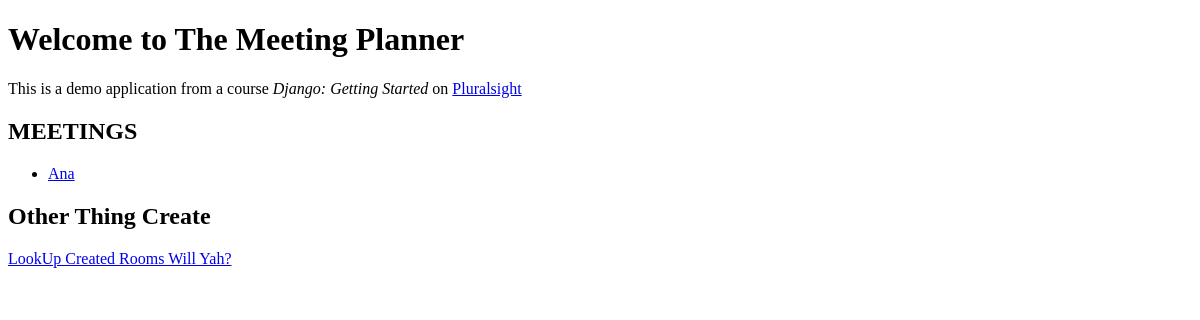
The app's page /, older data.
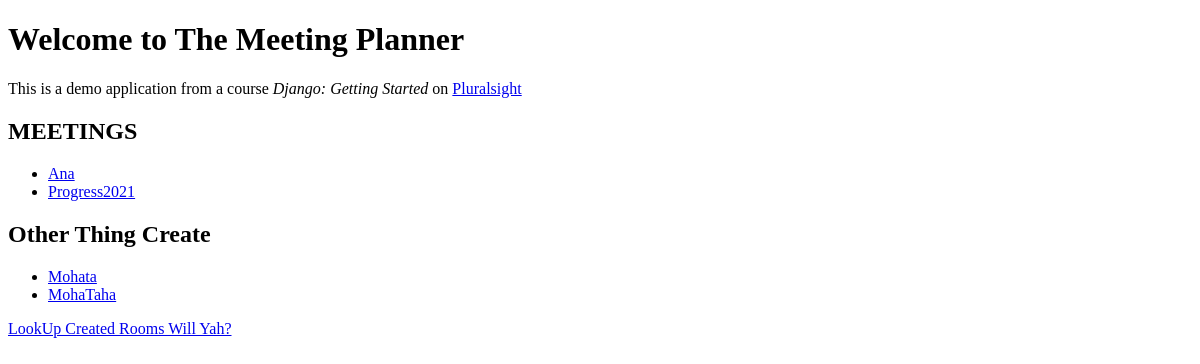
The same page, newer data.
### meetings/models.py (models this page shows)
class Meeting(models.Model):
    title = models.CharField (max_length=100)
    date = models.DateField()
    start_time = models.TimeField(default=time(9))
    duration = models.IntegerField(default=1)
    room = models.ForeignKey(Room, on_delete=models.CASCADE)

### Creative/models.py (models this page shows)
class Name (models.Model):
    name = models.CharField (max_length=100)
    date = models.DateField()
    Number = models.IntegerField(default=1)

### website/views.py (the view)
# urls.py: path('', welcome, name='home'),
def welcome(request):
    return render(request, 'website/welcome.html',
    {
    'meetings':Meeting.objects.all(),
    'create':Name.objects.all()})

### website/templates/website/welcome.html (shortened to what this page needs)
<!DOCTYPE html>
<html lang = 'eng'>
<head>
</head>
<body>
        <h1> Welcome to The Meeting Planner </h1>
        <p>
           This is a demo application from a course
           <em> Django: Getting Started </em>
           on <a href = "https://www.pluralsight.com"> Pluralsight </a>
        </p>
            <h2>MEETINGS</h2>
            <ul>
            {% for meeting in meetings %}
            <li>
                <a href = "{% url 'detail' meeting.id %}">
                    {{ meeting.title }}
                </a>
            </li>
            {% endfor %}
        </ul>
        <h2> Other Thing Create </h2>
        <ul>
        {% for c in create %}
        <li>
            <a href = "/create/{{c.id}}">
                {{ c.name }}
            </a>
        </li>
        {% endfor %}
    </ul>
    <a href = "{% url 'room_list'  %}">
        LookUp Created Rooms Will Yah?
    </a>
</body>
<body>
</html>

Row changes from the older to the newer data that the page shows:
added Meeting: title "Progress2021"
added Name: name "Mohata"
added Name: name "MohaTaha"
